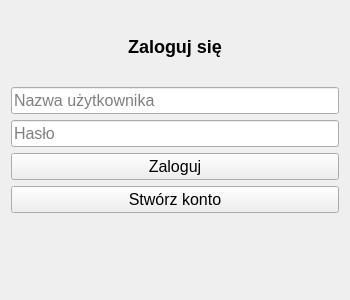
<?xml version="1.0" encoding="UTF-8"?>
<ui version="4.0">
 <class>LoginWindow</class>
 <widget class="QWidget" name="LoginWindow">
  <property name="geometry">
   <rect>
    <x>0</x>
    <y>0</y>
    <width>350</width>
    <height>300</height>
   </rect>
  </property>
  <property name="windowTitle">
   <string>Logowanie</string>
  </property>
  <layout class="QVBoxLayout" name="verticalLayout">
   <item>
    <widget class="QLabel" name="titleLabel">
     <property name="styleSheet">
      <string notr="true">font-size: 18px; font-weight: bold;</string>
     </property>
     <property name="text">
      <string>Zaloguj się</string>
     </property>
     <property name="alignment">
      <set>Qt::AlignCenter</set>
     </property>
    </widget>
   </item>
   <item>
    <widget class="QLineEdit" name="usernameInput">
     <property name="font">
      <font>
       <family>Arial</family>
       <pointsize>12</pointsize>
      </font>
     </property>
     <property name="placeholderText">
      <string>Nazwa użytkownika</string>
     </property>
    </widget>
   </item>
   <item>
    <widget class="QLineEdit" name="passwordInput">
     <property name="font">
      <font>
       <family>Arial</family>
       <pointsize>12</pointsize>
      </font>
     </property>
     <property name="echoMode">
      <enum>QLineEdit::Password</enum>
     </property>
     <property name="placeholderText">
      <string>Hasło</string>
     </property>
    </widget>
   </item>
   <item>
    <widget class="QPushButton" name="loginButton">
     <property name="font">
      <font>
       <family>Yu Gothic UI</family>
       <pointsize>12</pointsize>
      </font>
     </property>
     <property name="text">
      <string>Zaloguj</string>
     </property>
    </widget>
   </item>
   <item>
    <widget class="QPushButton" name="createButton">
     <property name="font">
      <font>
       <family>Yu Gothic UI</family>
       <pointsize>12</pointsize>
      </font>
     </property>
     <property name="text">
      <string>Stwórz konto</string>
     </property>
    </widget>
   </item>
   <item>
    <widget class="QLabel" name="statusLabel">
     <property name="styleSheet">
      <string notr="true">color: red;</string>
     </property>
     <property name="text">
      <string/>
     </property>
     <property name="alignment">
      <set>Qt::AlignCenter</set>
     </property>
    </widget>
   </item>
  </layout>
 </widget>
 <resources/>
 <connections/>
</ui>
